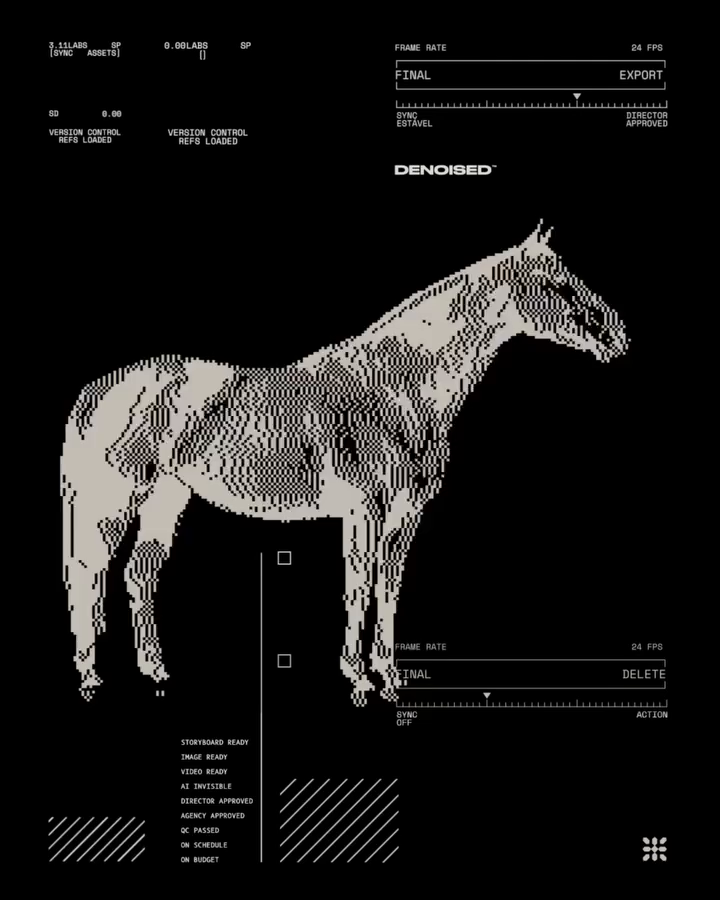
#> input picture frame 0 of week4/references/From Klickpin.com- Effortless Open Kitchen Ideas for Right Now-pin-id-597641813098686406-carousel-2.mp4, 720 x 900 px, given in place of vid-01-away-walk-tile-breakup.mp4, which was not available
$ python inspect-references.py
#> lines starting #> are read from the running program, lines starting #| are printed output that depends on the picture; pictures that were not available may be replaced by others from this repository, and a replacement may not be noted
from pathlib import Path
import cv2,json
from PIL import Image,ImageDraw
root=Path(__file__).resolve().parent
video=root/'references/videos/vid-01-away-walk-tile-breakup.mp4'
cap=cv2.VideoCapture(str(video)); fps=cap.get(5); count=int(cap.get(7)); width=int(cap.get(3)); height=int(cap.get(4))
def frame(t):
#> called with t = 0
 cap.set(cv2.CAP_PROP_POS_MSEC,t*1000); ok,bgr=cap.read()
#> in frame, bgr is the input picture: shape (900, 720, 3); mean B, G, R 22.2, 23, 23.8
 if not ok: raise RuntimeError(f'Cannot read {t}s')
 return Image.fromarray(cv2.cvtColor(bgr,cv2.COLOR_BGR2RGB))
# [6 lines left out: function sheet, not called in this run]
sheet([(f'{i/2:.1f}s',frame(i/2)) for i in range(20)],root/'references/videos/temporal-overview.jpg',400)
#> call 4 of frame, with t = 1.5
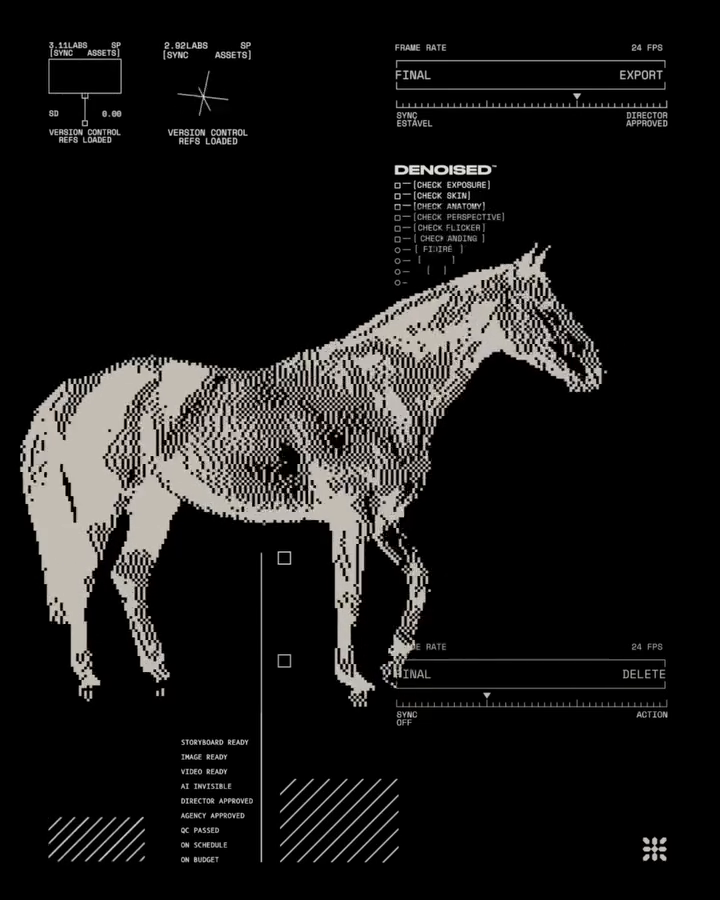
#> input picture frame 36 of week4/references/From Klickpin.com- Effortless Open Kitchen Ideas for Right Now-pin-id-597641813098686406-carousel-2.mp4, 720 x 900 px, given in place of vid-01-away-walk-tile-breakup.mp4, which was not available
#> in frame, bgr is the input picture: shape (900, 720, 3); mean B, G, R 23.6, 24.4, 25.3
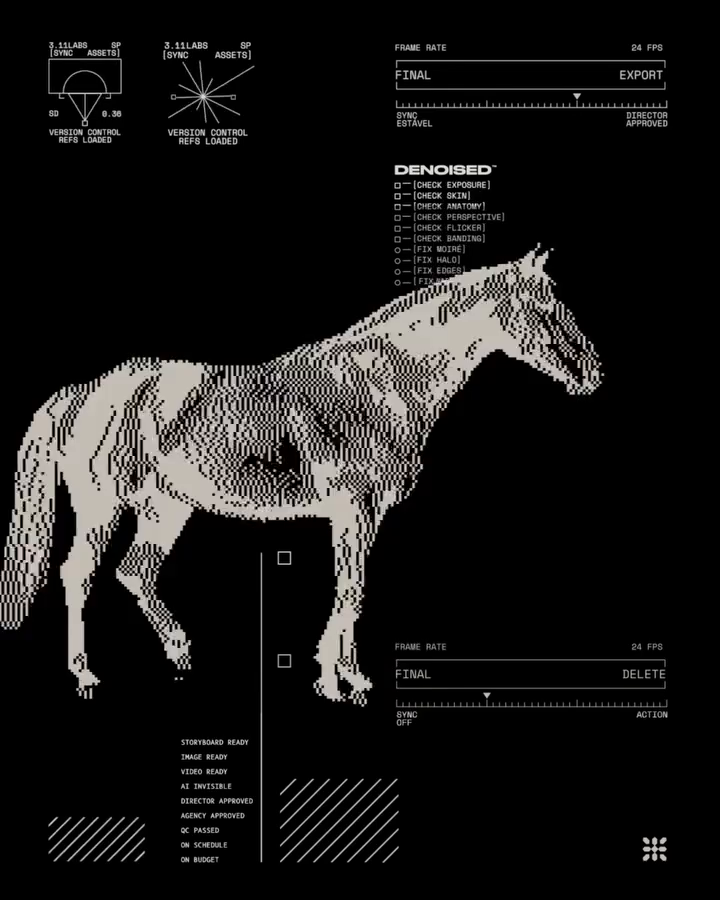
#> input picture frame 48 of week4/references/From Klickpin.com- Effortless Open Kitchen Ideas for Right Now-pin-id-597641813098686406-carousel-2.mp4, 720 x 900 px, given in place of vid-01-away-walk-tile-breakup.mp4, which was not available
#> in frame, bgr is the input picture: shape (900, 720, 3); mean B, G, R 23.5, 24.3, 25.2
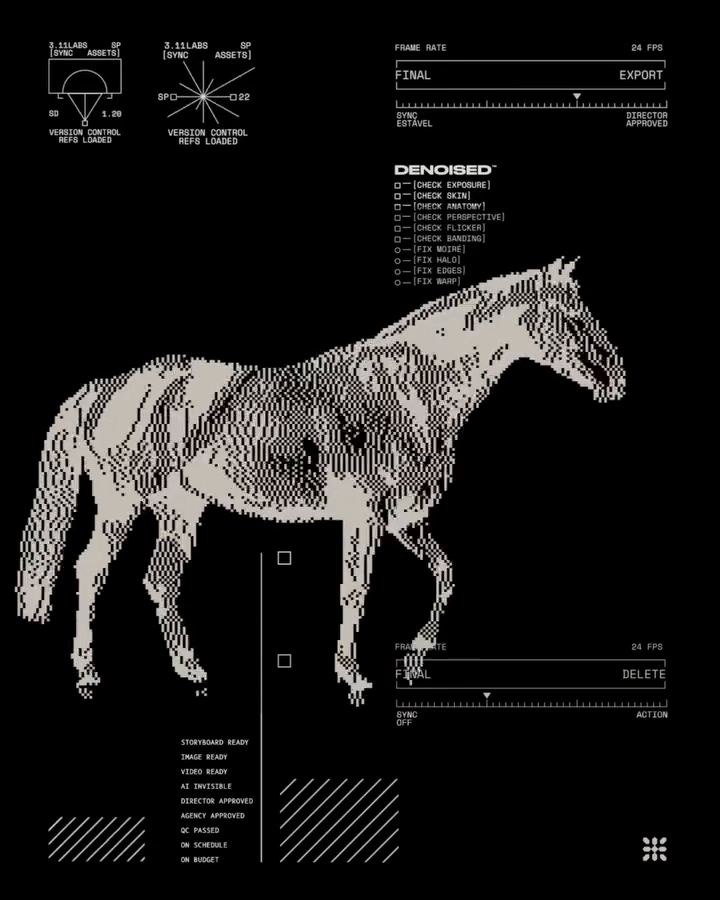
#> input picture frame 60 of week4/references/From Klickpin.com- Effortless Open Kitchen Ideas for Right Now-pin-id-597641813098686406-carousel-2.mp4, 720 x 900 px, given in place of vid-01-away-walk-tile-breakup.mp4, which was not available
#> in frame, bgr is the input picture: shape (900, 720, 3); mean B, G, R 23.6, 24.4, 25.3
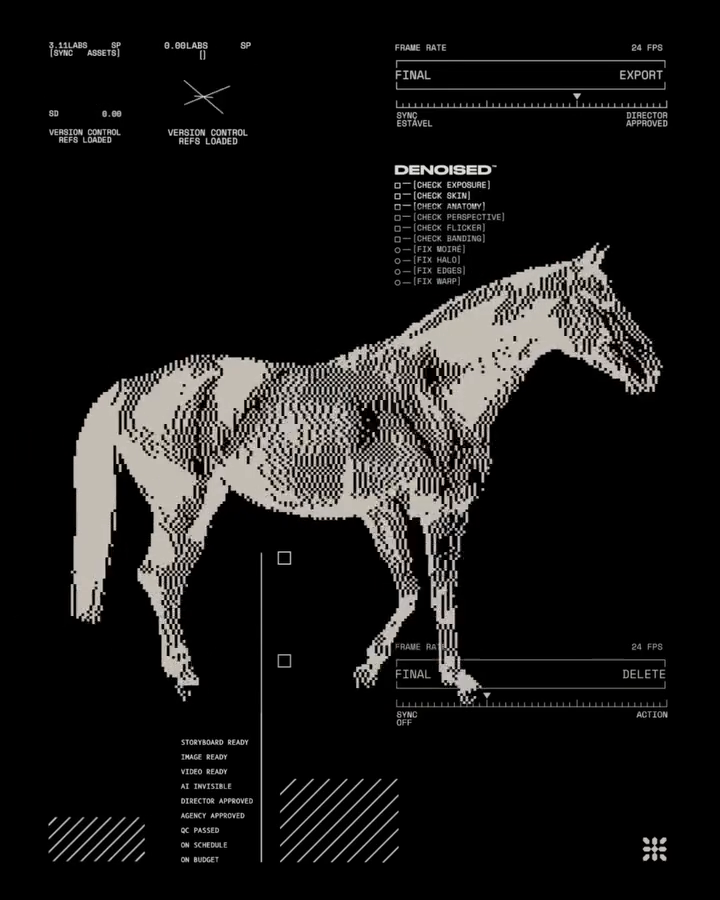
#> input picture frame 72 of week4/references/From Klickpin.com- Effortless Open Kitchen Ideas for Right Now-pin-id-597641813098686406-carousel-2.mp4, 720 x 900 px, given in place of vid-01-away-walk-tile-breakup.mp4, which was not available
#> in frame, bgr is the input picture: shape (900, 720, 3); mean B, G, R 23.2, 24, 24.9
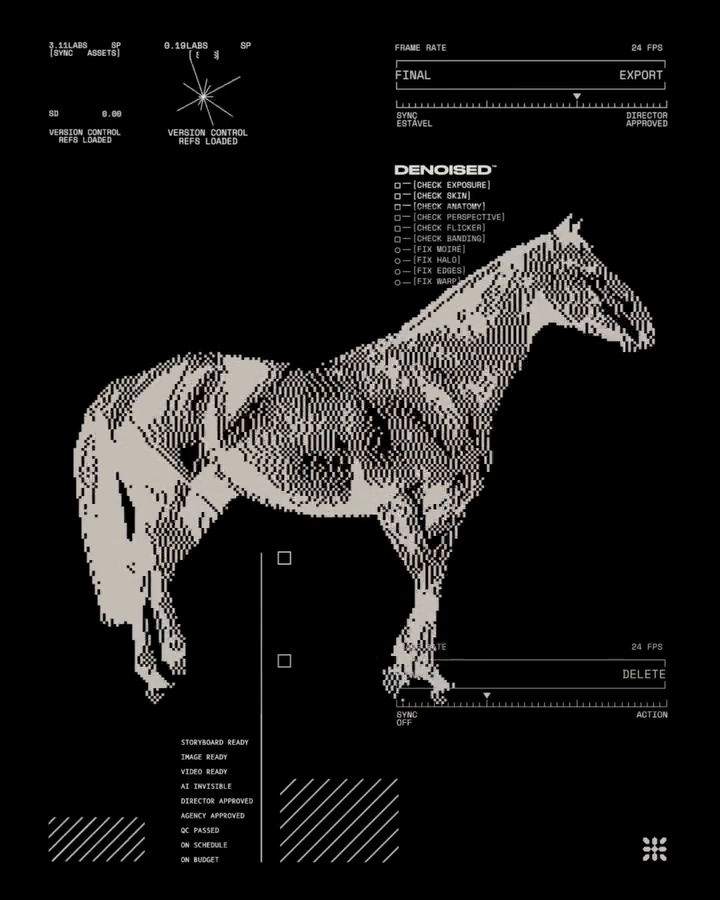
#> input picture frame 84 of week4/references/From Klickpin.com- Effortless Open Kitchen Ideas for Right Now-pin-id-597641813098686406-carousel-2.mp4, 720 x 900 px, given in place of vid-01-away-walk-tile-breakup.mp4, which was not available
#> in frame, bgr is the input picture: shape (900, 720, 3); mean B, G, R 22.7, 23.5, 24.4
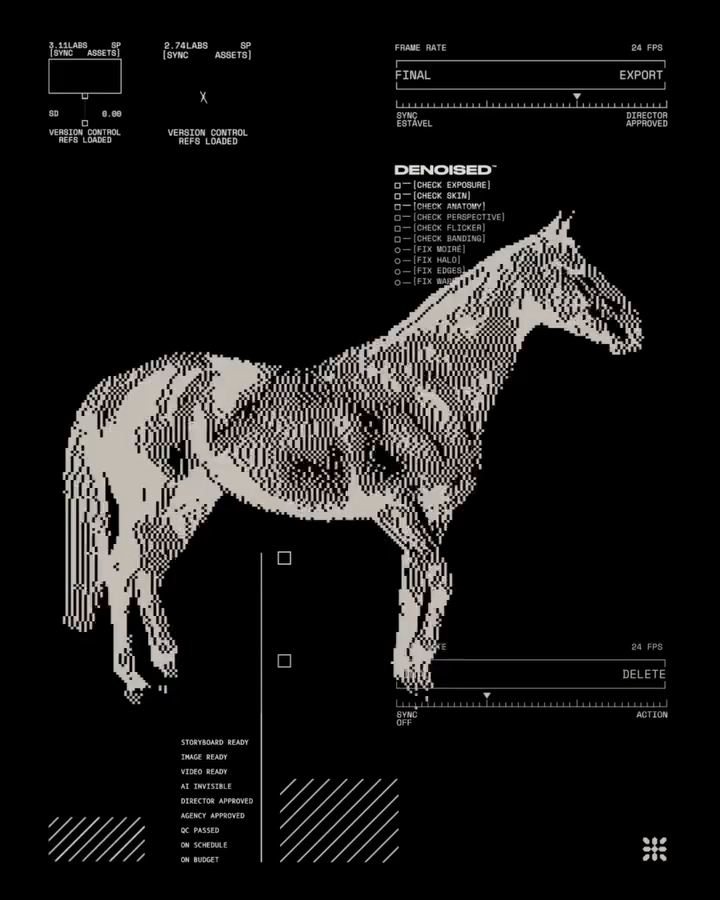
#> input picture frame 96 of week4/references/From Klickpin.com- Effortless Open Kitchen Ideas for Right Now-pin-id-597641813098686406-carousel-2.mp4, 720 x 900 px, given in place of vid-01-away-walk-tile-breakup.mp4, which was not available
#> in frame, bgr is the input picture: shape (900, 720, 3); mean B, G, R 22.9, 23.7, 24.6
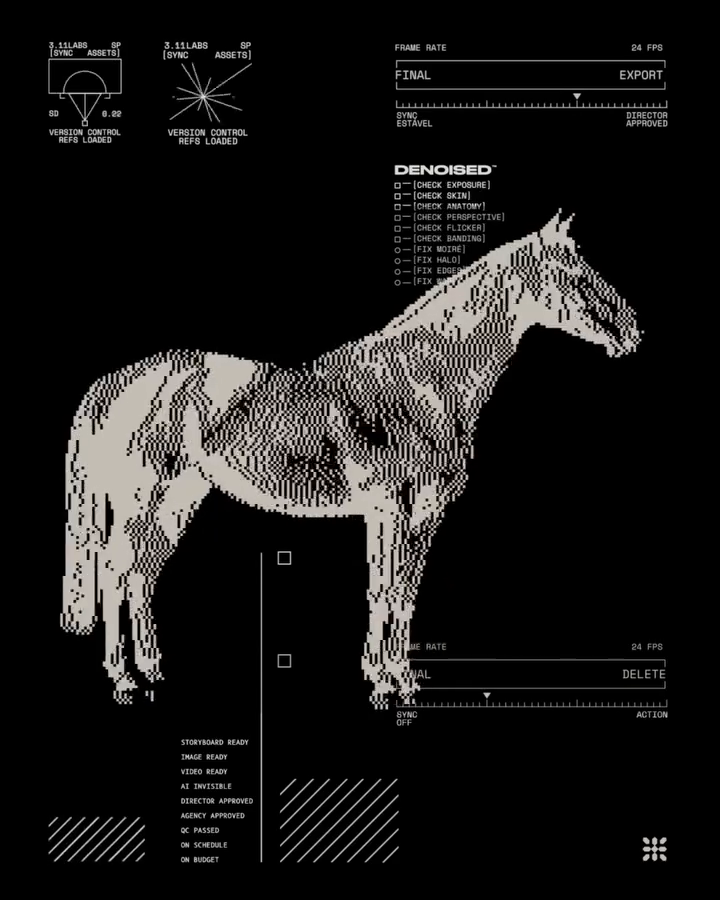
#> input picture frame 108 of week4/references/From Klickpin.com- Effortless Open Kitchen Ideas for Right Now-pin-id-597641813098686406-carousel-2.mp4, 720 x 900 px, given in place of vid-01-away-walk-tile-breakup.mp4, which was not available
#> in frame, bgr is the input picture: shape (900, 720, 3); mean B, G, R 23.8, 24.6, 25.6
#> (the run stopped early here; a loop or call above may not have finished)

$ run again, starting later in the video
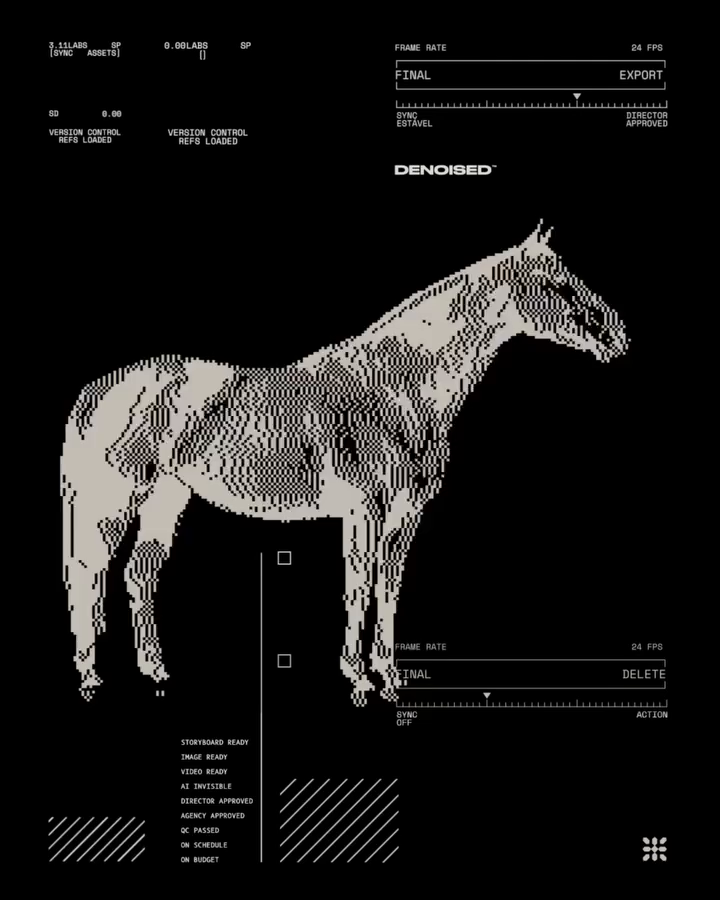
#> input picture frame 0 of week4/references/From Klickpin.com- Effortless Open Kitchen Ideas for Right Now-pin-id-597641813098686406-carousel-2.mp4, 720 x 900 px, given in place of vid-01-away-walk-tile-breakup.mp4, which was not available
#> in frame, bgr is the input picture: shape (900, 720, 3); mean B, G, R 22.2, 23, 23.8
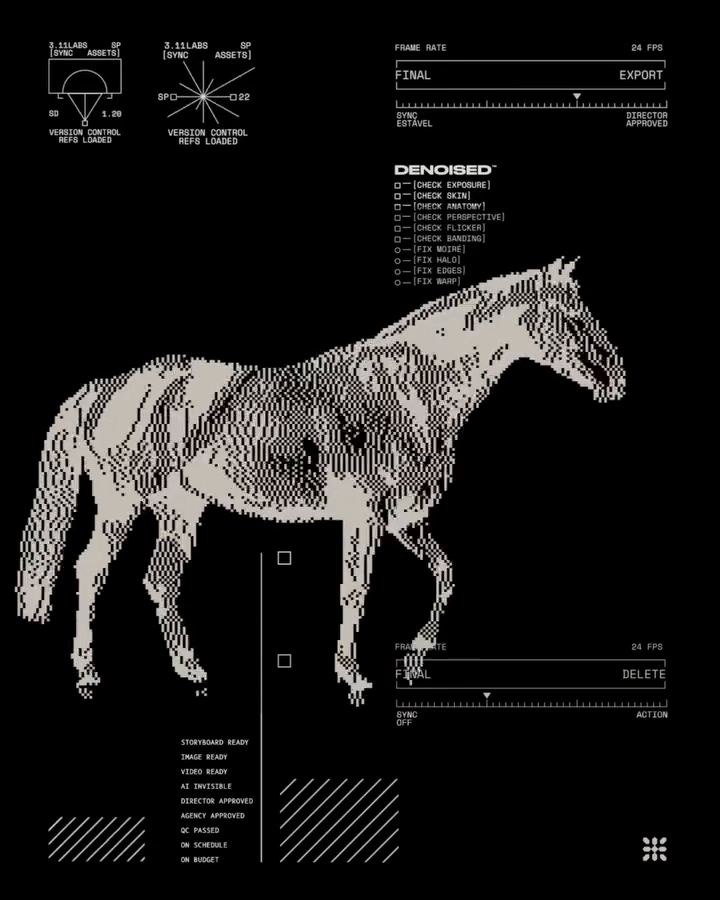
#> input picture frame 60 of week4/references/From Klickpin.com- Effortless Open Kitchen Ideas for Right Now-pin-id-597641813098686406-carousel-2.mp4, 720 x 900 px, given in place of vid-01-away-walk-tile-breakup.mp4, which was not available
#> in frame, bgr is the input picture: shape (900, 720, 3); mean B, G, R 23.6, 24.4, 25.3
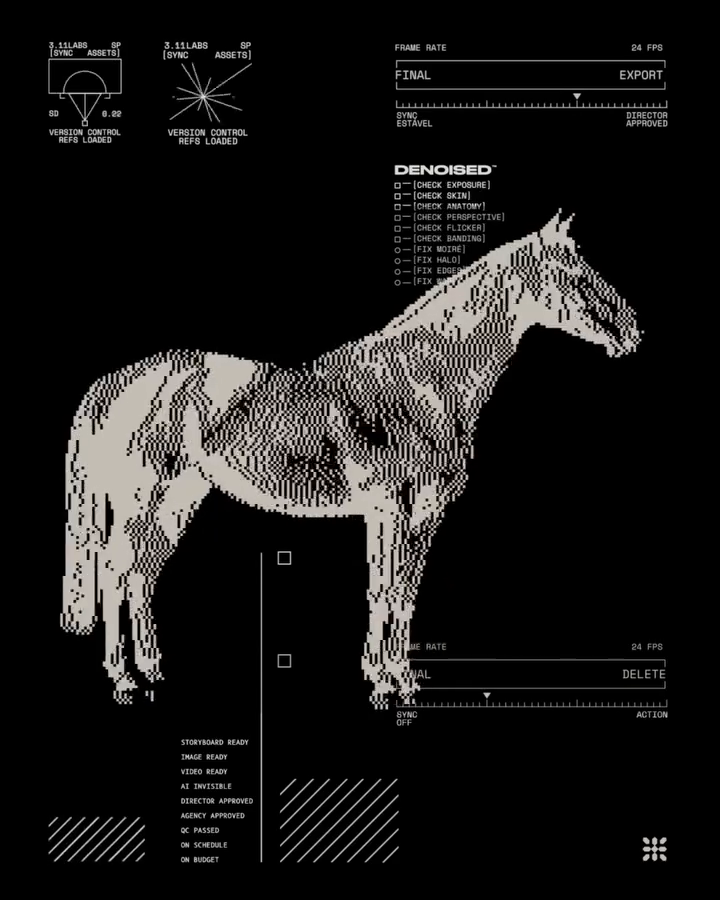
#> input picture frame 108 of week4/references/From Klickpin.com- Effortless Open Kitchen Ideas for Right Now-pin-id-597641813098686406-carousel-2.mp4, 720 x 900 px, given in place of vid-01-away-walk-tile-breakup.mp4, which was not available
#> in frame, bgr is the input picture: shape (900, 720, 3); mean B, G, R 23.8, 24.6, 25.6

$ run again, starting later in the video
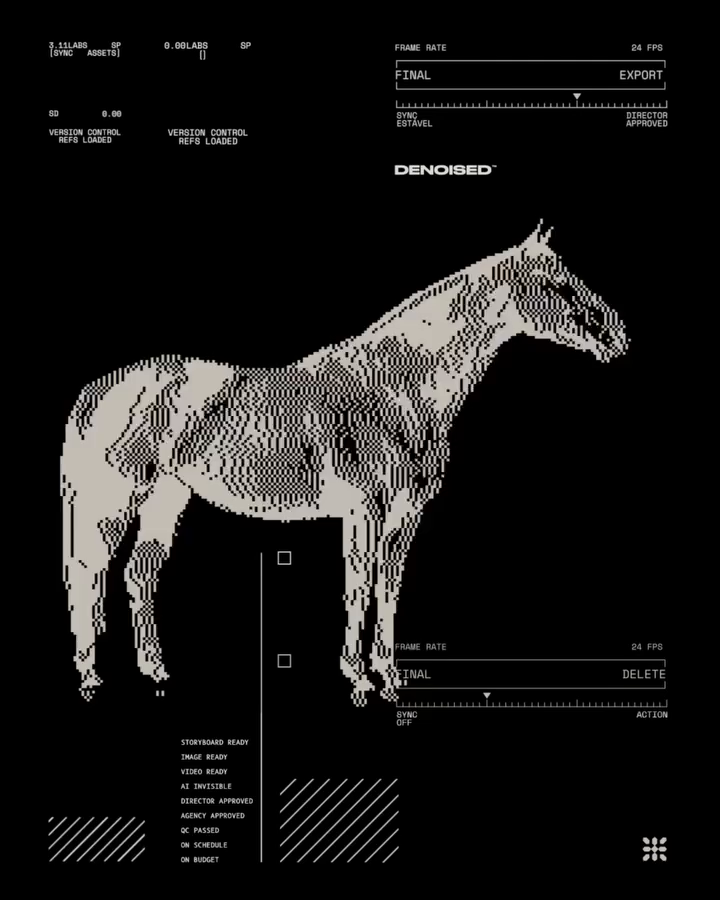
#> input picture frame 0 of week4/references/From Klickpin.com- Effortless Open Kitchen Ideas for Right Now-pin-id-597641813098686406-carousel-2.mp4, 720 x 900 px, given in place of vid-01-away-walk-tile-breakup.mp4, which was not available
#> in frame, bgr is the input picture: shape (900, 720, 3); mean B, G, R 22.2, 23, 23.8
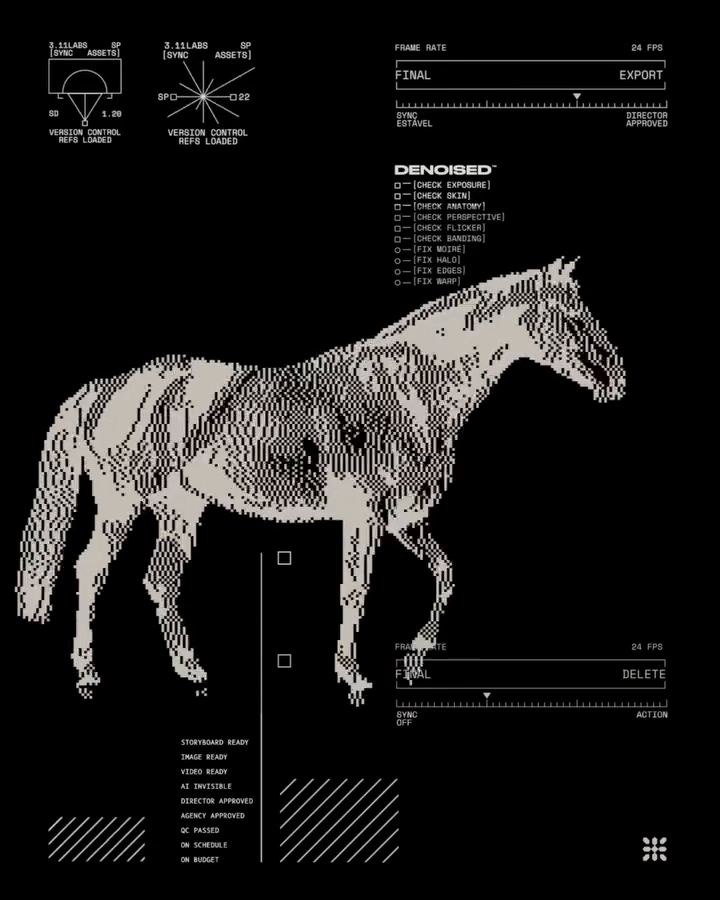
#> input picture frame 60 of week4/references/From Klickpin.com- Effortless Open Kitchen Ideas for Right Now-pin-id-597641813098686406-carousel-2.mp4, 720 x 900 px, given in place of vid-01-away-walk-tile-breakup.mp4, which was not available
#> in frame, bgr is the input picture: shape (900, 720, 3); mean B, G, R 23.6, 24.4, 25.3
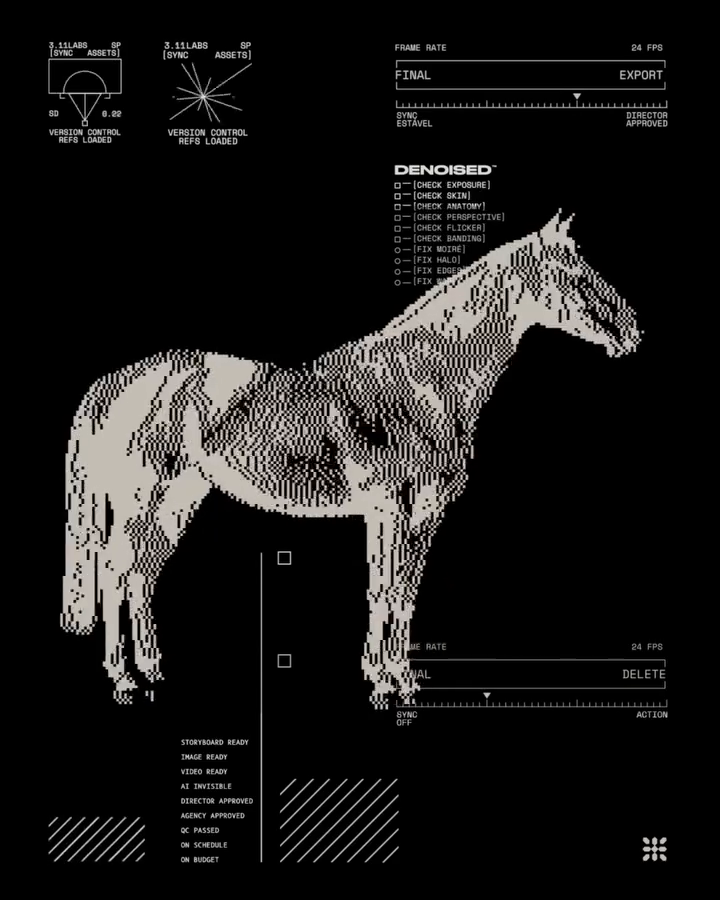
#> input picture frame 108 of week4/references/From Klickpin.com- Effortless Open Kitchen Ideas for Right Now-pin-id-597641813098686406-carousel-2.mp4, 720 x 900 px, given in place of vid-01-away-walk-tile-breakup.mp4, which was not available
#> in frame, bgr is the input picture: shape (900, 720, 3); mean B, G, R 23.8, 24.6, 25.6
